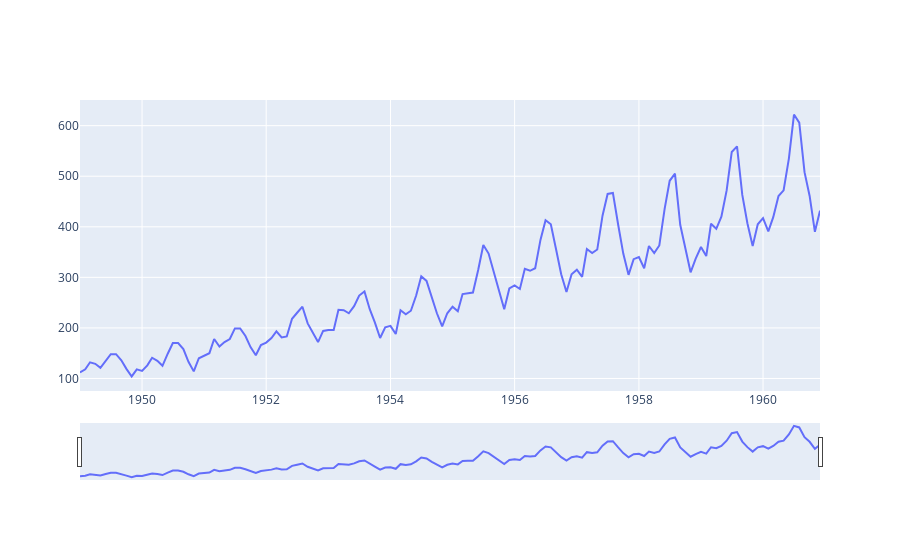

Notebook code for this chart:
### Code cell
import plotly.graph_objects as go

fig = go.Figure([go.Scatter(name='true', x=df['Date'], y=df['Passengers'])])
fig.update_xaxes(rangeslider_visible=True)
fig.show()

### Figure 1 — Plotly figure (JSON) as saved in the notebook; plotly's stock layout.template omitted (floating-point values rounded to 4 significant figures; data arrays with more than 128 entries replaced by an {"elided": "..."} marker saying what was removed)
{"data": [{"name": "true", "type": "scatter", "x": {"elided": "144 str values"}, "y": {"elided": "144 int values"}}], "layout": {"xaxis": {"rangeslider": {"visible": true}}}}
